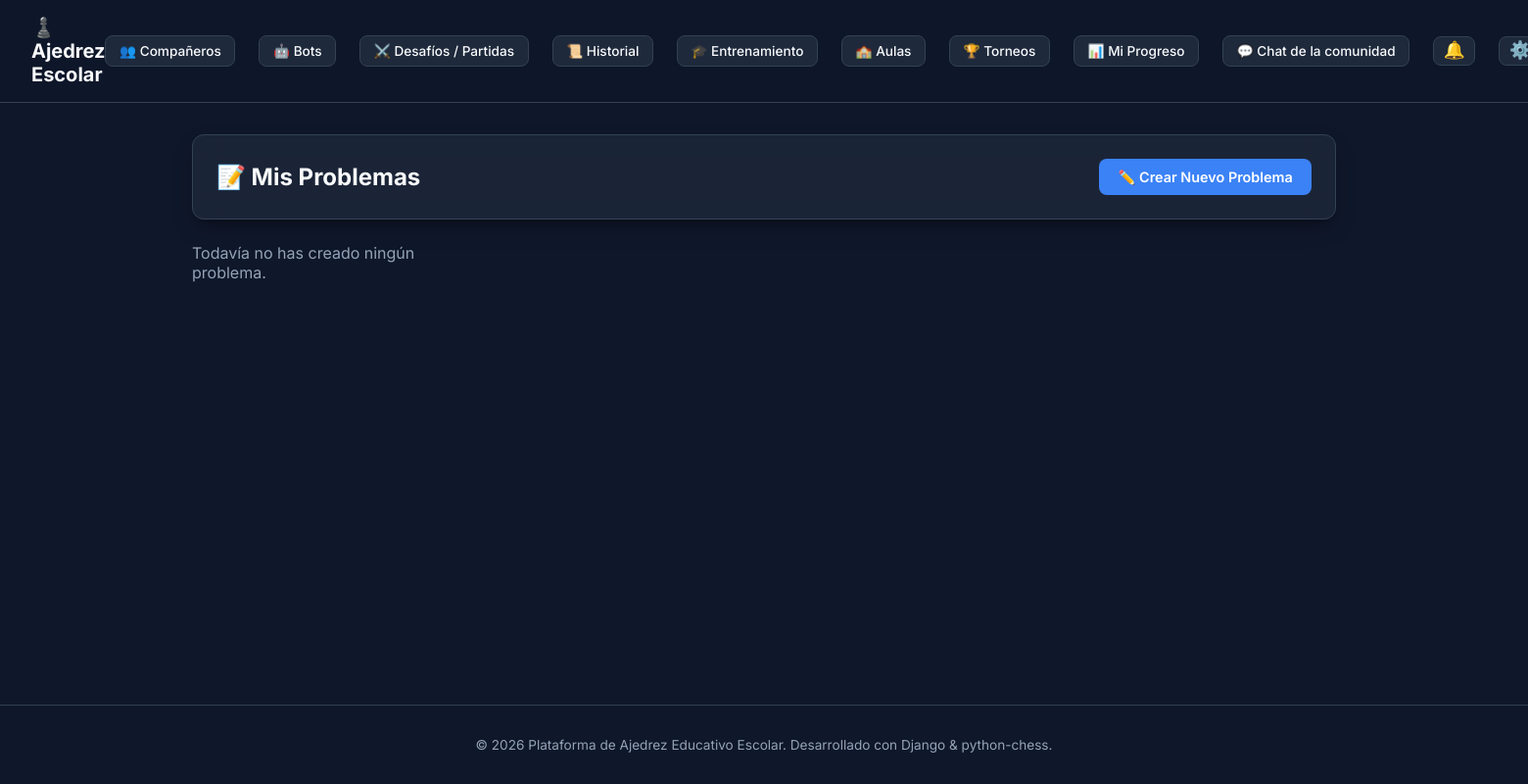
/training/my-puzzles/ (signed in), run on an earlier commit of the app's database.
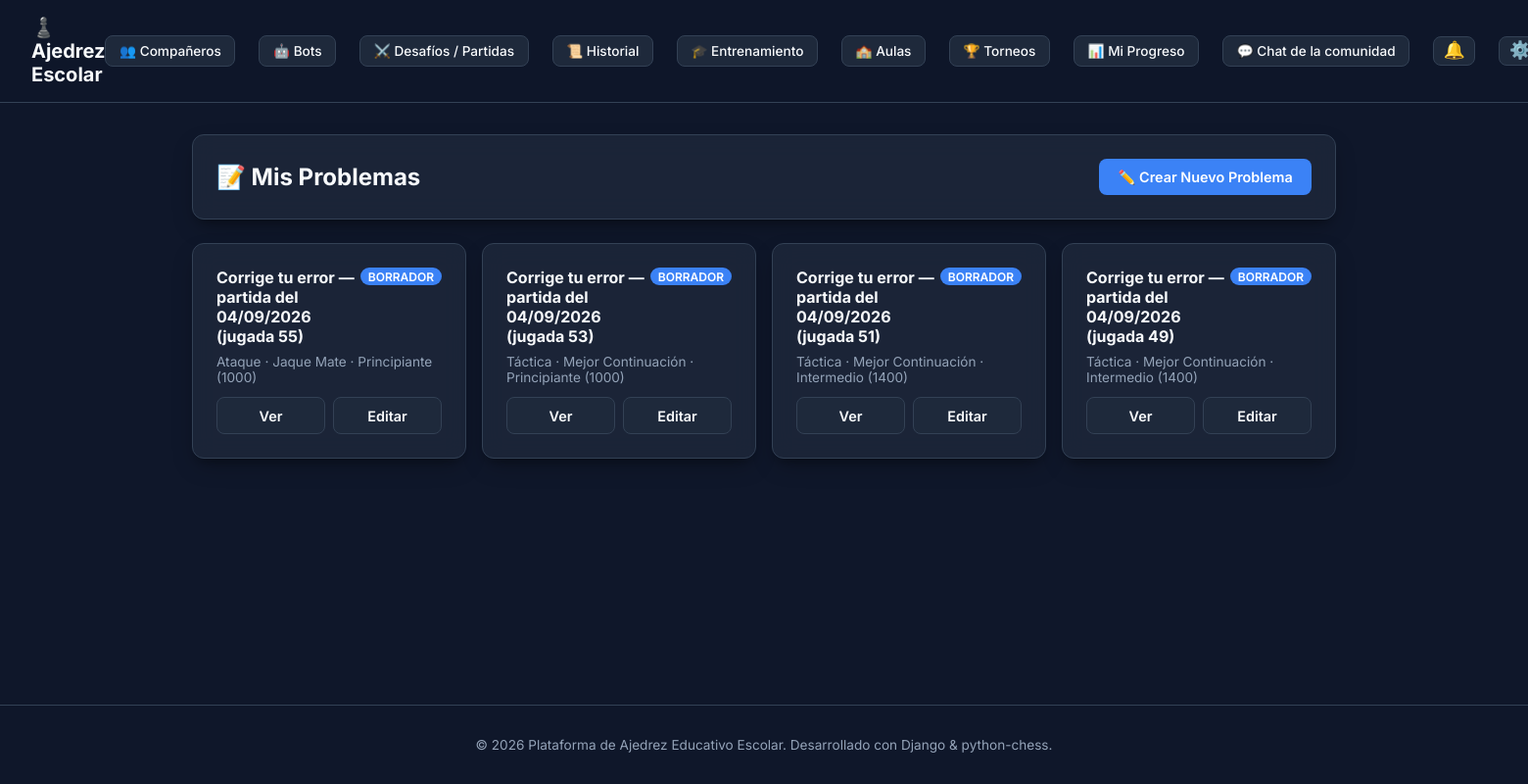
And on a later commit of the database.
### apps/training/models.py (models this page shows, shortened)
class Puzzle(models.Model):
    class Category(models.TextChoices):
        TACTICS = 'TACTICS', 'Táctica'
        CALCULATION = 'CALCULATION', 'Cálculo'
        STRATEGY = 'STRATEGY', 'Estrategia'
        OPENINGS = 'OPENINGS', 'Aperturas'
        MIDDLEGAME = 'MIDDLEGAME', 'Medio Juego'
        ENDGAME = 'ENDGAME', 'Finales'
        DEFENSE = 'DEFENSE', 'Defensa'
        ATTACK = 'ATTACK', 'Ataque'
    class Theme(models.TextChoices):
        FORK = 'FORK', 'Doble / Horquilla'
        PIN = 'PIN', 'Clavada'
        SKEWER = 'SKEWER', 'Ataque a la Descubierta / Enfilada'
        MATE = 'MATE', 'Jaque Mate'
        OPPOSITION = 'OPPOSITION', 'Oposición'
        PAWN_ENDGAME = 'PAWN_ENDGAME', 'Final de Peones'
        ROOK_ENDGAME = 'ROOK_ENDGAME', 'Final de Torres'
        MINOR_PIECES_ENDGAME = 'MINOR_PIECES_ENDGAME', 'Final de Piezas Menores'
        OPENING_REPERTOIRE = 'OPENING_REPERTOIRE', 'Repertorio de Apertura'
        DEFENSIVE_RESOURCE = 'DEFENSIVE_RESOURCE', 'Recurso Defensivo'
        BEST_CONTINUATION = 'BEST_CONTINUATION', 'Mejor Continuación'
        POSITION_RECOGNITION = 'POSITION_RECOGNITION', 'Reconocimiento Posicional'
    class Difficulty(models.TextChoices):
        BEGINNER = 'BEGINNER', 'Principiante (1000)'
        INTERMEDIATE = 'INTERMEDIATE', 'Intermedio (1400)'
        ADVANCED = 'ADVANCED', 'Avanzado (1800)'
        MASTER = 'MASTER', 'Maestro (2200+)'
    class Objective(models.TextChoices):
        FIND_MOVE = 'FIND_MOVE', 'Encontrar una Jugada'
        FIND_SEQUENCE = 'FIND_SEQUENCE', 'Encontrar una Secuencia'
        WIN = 'WIN', 'Ganar la Posición'
        DRAW = 'DRAW', 'Conseguir Tablas'
        DEFEND = 'DEFEND', 'Defender la Posición'
        BEST_CONTINUATION = 'BEST_CONTINUATION', 'Encontrar la Mejor Continuación'
        RECOGNIZE_IDEA = 'RECOGNIZE_IDEA', 'Reconocer una Idea'
        PRACTICE_OPENING = 'PRACTICE_OPENING', 'Practicar una Apertura'
        PRACTICE_ENDGAME = 'PRACTICE_ENDGAME', 'Practicar un Final'
    class SideToMove(models.TextChoices):
        WHITE = 'WHITE', 'Blancas'
        BLACK = 'BLACK', 'Negras'
    class Status(models.TextChoices):
        DRAFT = 'DRAFT', 'Borrador'
        IN_REVIEW = 'IN_REVIEW', 'En Revisión'
        PUBLISHED = 'PUBLISHED', 'Publicado'
        REJECTED = 'REJECTED', 'Rechazado'
        ARCHIVED = 'ARCHIVED', 'Archivado'
    id = models.UUIDField(primary_key=True, default=uuid.uuid4, editable=False)
    title = models.CharField(max_length=200, verbose_name="Título")
    description = models.TextField(blank=True, verbose_name="Descripción / Instrucción")
    author = models.ForeignKey(settings.AUTH_USER_MODEL, on_delete=models.SET_NULL, null=True, blank=True)
    initial_fen = models.CharField(max_length=100, default=chess.STARTING_FEN, verbose_name="FEN Inicial")
    side_to_move = models.CharField(max_length=10, choices=SideToMove.choices, default=SideToMove.WHITE)
    category = models.CharField(max_length=20, choices=Category.choices, default=Category.TACTICS)
    theme = models.CharField(max_length=30, choices=Theme.choices, default=Theme.FORK)
    difficulty = models.CharField(max_length=20, choices=Difficulty.choices, default=Difficulty.BEGINNER)
    objective = models.CharField(max_length=30, choices=Objective.choices, default=Objective.WIN)
    solution_moves = models.JSONField(default=list, blank=True, verbose_name="Secuencia Solución (UCI)")
    variations_json = models.JSONField(default=dict, blank=True, verbose_name="Variantes Aceptadas")
    hints = models.JSONField(default=list, blank=True, verbose_name="Pistas de Ayuda")
    status = models.CharField(max_length=15, choices=Status.choices, default=Status.DRAFT)
    moderated_by = models.ForeignKey(
        settings.AUTH_USER_MODEL, on_delete=models.SET_NULL, null=True, blank=True,
        related_name='moderated_puzzles', verbose_name="Moderado por"
    )
    moderation_notes = models.TextField(blank=True, verbose_name="Notas de Moderación / Motivo de Rechazo")
    reviewed_at = models.DateTimeField(null=True, blank=True)
    created_at = models.DateTimeField(auto_now_add=True)
    updated_at = models.DateTimeField(auto_now=True)
    class Meta:
        ordering = ['-created_at']

### apps/training/views.py (the view)
# urls.py: path('my-puzzles/', views.MyPuzzlesListView.as_view(), name='my_puzzles'),
class MyPuzzlesListView(LoginRequiredMixin, ListView):
    model = Puzzle
    template_name = 'training/my_puzzles.html'
    context_object_name = 'puzzles'
    def get_queryset(self):
        return Puzzle.objects.filter(author=self.request.user)

### apps/accounts/models.py (called while the page is built)
    @property
    def rank(self):
        from apps.ratings.elo import rank_for_elo
        return rank_for_elo(self.elo_rating)

### apps/personalization/context_processors.py (called while the page is built)
def chess_appearance(request):
    user = getattr(request, 'user', None)
    piece_set, board_theme, is_custom = resolve_user_appearance(user)
    return {
        'user_piece_set': piece_set,
        'user_board_theme': board_theme,
        'is_custom_appearance': is_custom,
        'chess_piece_sets': PIECE_SETS,
        'chess_board_themes': BOARD_THEMES,
    }

### apps/personalization/models.py (called while the page is built)
    @classmethod
    def get_solo(cls):
        obj, _ = cls.objects.get_or_create(id=1)
        return obj

### apps/ratings/elo.py (called while the page is built)
def rank_for_elo(elo: int) -> PlayerRank:
    for rank in reversed(_RANKS_DESC):
        if elo >= rank.min_elo:
            return rank
    return PlayerRank.NOVATO

    @property
    def label(self) -> str:
        return self.value[0]

    @property
    def min_elo(self) -> int:
        return self.value[1]

### templates/training/my_puzzles.html (shortened to what this page needs)
{% extends 'base.html' %}
{% block content %}
<div class="card" style="margin-bottom: 1.5rem; display:flex; justify-content: space-between; align-items:center; flex-wrap: wrap; gap: 1rem;">
    <h2>📝 Mis Problemas</h2>
    <a href="{% url 'puzzle_create' %}" class="btn btn-primary">✏️ Crear Nuevo Problema</a>
</div>
<div style="display: grid; grid-template-columns: repeat(auto-fill, minmax(280px, 1fr)); gap: 1rem;">
    {% for puzzle in puzzles %}
    <div class="card">
        <div style="display:flex; justify-content: space-between; align-items:start;">
            <h4>{{ puzzle.title }}</h4>
            <span class="role-pill">{{ puzzle.get_status_display }}</span>
        </div>
        <p style="color: var(--text-secondary); font-size: 0.85rem; margin: 0.5rem 0;">
            {{ puzzle.get_category_display }} · {{ puzzle.get_theme_display }} · {{ puzzle.get_difficulty_display }}
        </p>
        <div style="display:flex; gap: 0.5rem; margin-top: 0.75rem; flex-wrap: wrap;">
            <a href="{% url 'puzzle_detail' puzzle.id %}" class="btn btn-secondary" style="flex:1;">Ver</a>
            {% if puzzle.status == 'DRAFT' or puzzle.status == 'REJECTED' or user.is_staff %}
            <a href="{% url 'puzzle_edit' puzzle.id %}" class="btn btn-secondary" style="flex:1;">Editar</a>
            {% endif %}
        </div>
    </div>
    {% empty %}
    <p style="color: var(--text-secondary);">Todavía no has creado ningún problema.</p>
    {% endfor %}
</div>
{% endblock %}

What changed in the data, as far as the page shows it:
added Puzzle: title "Corrige tu error — partida del 04/09/2026 (jugada 55)", status "BORRADOR", category "Ataque", theme "Jaque Mate", difficulty "Principiante (1000)", shows "Editar"
added Puzzle: title "Corrige tu error — partida del 04/09/2026 (jugada 53)", status "BORRADOR", category "Táctica", theme "Mejor Continuación", difficulty "Principiante (1000)", shows "Editar"
added Puzzle: title "Corrige tu error — partida del 04/09/2026 (jugada 51)", status "BORRADOR", category "Táctica", theme "Mejor Continuación", difficulty "Intermedio (1400)", shows "Editar"
added Puzzle: title "Corrige tu error — partida del 04/09/2026 (jugada 49)", status "BORRADOR", category "Táctica", theme "Mejor Continuación", difficulty "Intermedio (1400)", shows "Editar"
Also different on the page:
text no longer shown: "Todavía no has creado ningún problema."
